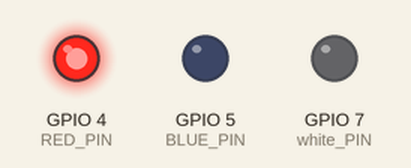
This program was run on a simulated ESP32-S3. Shown: output pins drawn as LEDs (lit = HIGH).

Above: at 0.04 s.
At 0.8 s:
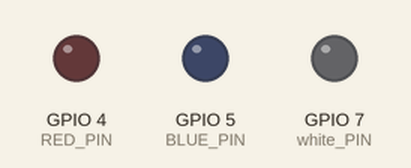
At 1.51 s:
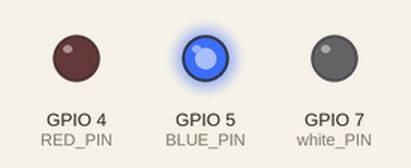
At 2.7 s:
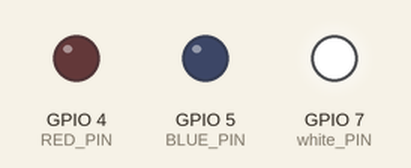
Timing chart, 0 to 3.0 s (numbered marks = the images above):
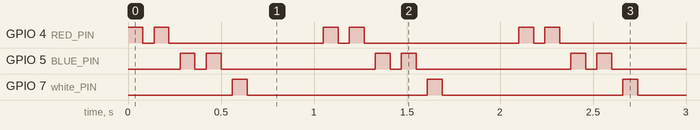

Measured:
- by itself, GPIO 4 (RED_PIN), GPIO 5 (BLUE_PIN): repeats every 1.1 s: LOW 0.06 s, HIGH 0.08 s, LOW 0.83 s, HIGH 0.08 s
- by itself, GPIO 7 (white_PIN): alternates HIGH for 0.08 s and LOW for 0.97 s
- by itself, everything shown: repeats every 1.1 s, in 5 steps

The program:

main.cpp
```cpp
#include <Arduino.h>

#define RED_PIN 4
#define BLUE_PIN 5
#define white_PIN 7

constexpr int FLASH  = 80;   // ms одного спалаху
constexpr int GAP    = 60;   // ms між спалахами
constexpr int PAUSE  = 350;  // ms між парами


void setup() {
  pinMode(RED_PIN, OUTPUT);
  pinMode(BLUE_PIN, OUTPUT);
  pinMode(white_PIN, OUTPUT);
}

void singleBlink(int pin) {
  digitalWrite(pin, HIGH);
  delay(FLASH);
  digitalWrite(pin, LOW);
  delay(GAP);
}

void doubleBlink(int pin) {
  singleBlink(pin);
  singleBlink(pin);
}

void loop() {
    doubleBlink(RED_PIN);
    doubleBlink(BLUE_PIN);
    singleBlink(white_PIN);
    delay(PAUSE);
}
```

led_main.cpp
```cpp
// #include <Arduino.h>
// #include <Adafruit_NeoPixel.h>

// #define LED_PIN 48       // YD-ESP32-S3 onboard WS2812 (IO48)
// #define NUMPIXELS 1      // One RGB LED only

// Adafruit_NeoPixel pixels(NUMPIXELS, LED_PIN, NEO_GRB + NEO_KHZ800);

// void setup() {
//   Serial.begin(115200);
//   pixels.begin();
//   pixels.setBrightness(10); // Brightness (0~255)
//   Serial.println("Rainbow demo start with brightness 100");
// }

// uint32_t Wheel(byte pos) {
//   pos = 255 - pos;
//   if(pos < 85) {
//     return pixels.Color(255 - pos * 3, 0, pos * 3);
//   } else if(pos < 170) {
//     pos -= 85;
//     return pixels.Color(0, pos * 3, 255 - pos * 3);
//   } else {
//     pos -= 170;
//     return pixels.Color(pos * 3, 255 - pos * 3, 0);
//   }
// }

// void loop() {
//   for(int i = 0; i < 256; i++) {
//     pixels.setPixelColor(0, Wheel(i));
//     pixels.show();
//     delay(10);
//   }
// } 
```
